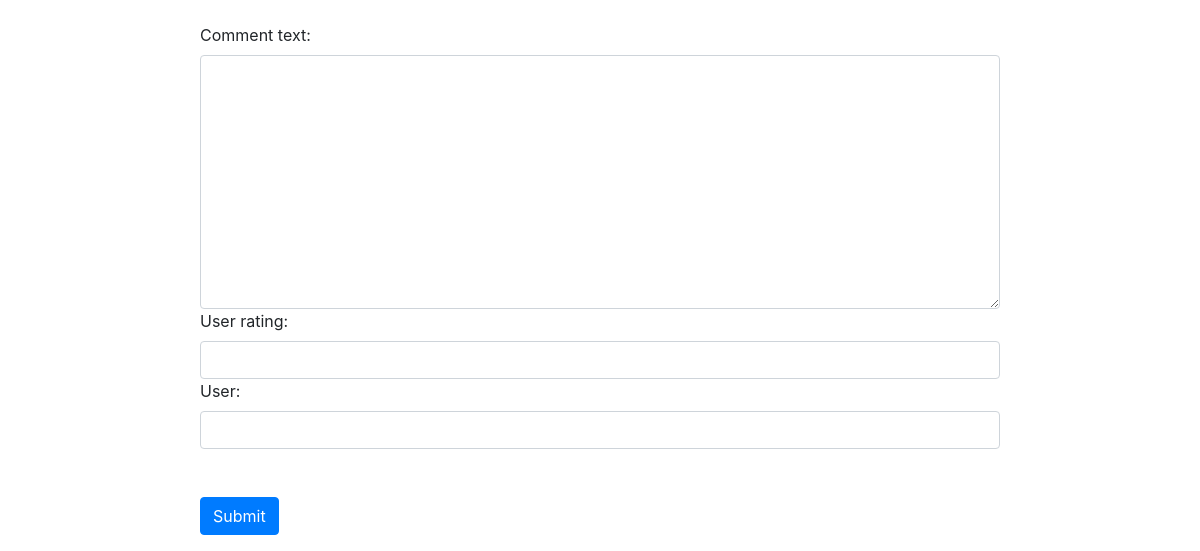
The app's page /myapp/detail/8 (lower part), older data.
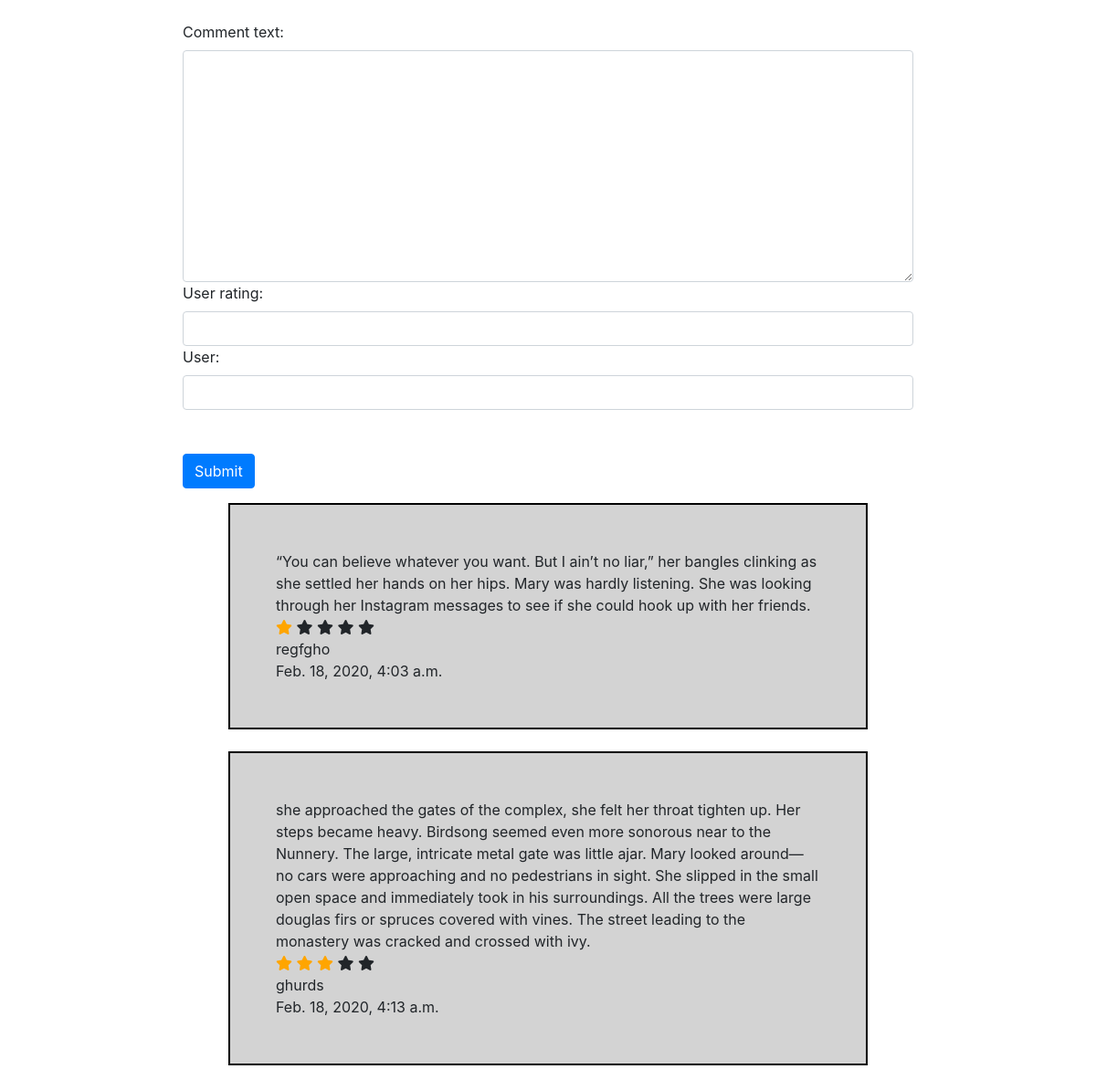
The same page, newer data.
### myapp/models.py (models this page shows, shortened)
class Comment(models.Model):
    comment_text = models.TextField()
    user_rating = models.IntegerField(default=0)
    created_on = models.DateTimeField(auto_now_add=True)
    user = models.CharField(max_length=100)
    blog = models.ForeignKey(Blog, on_delete=models.CASCADE)

### myapp/views.py (the view)
# urls.py: path('detail/<int:blog_id>', views.detail, name='detail'),
def detail(request, blog_id):
    context = {}
    if request.method == 'POST':
        form = CommentForm(request.POST)
        if form.is_valid():
            form.save(blog_id)
        else:
            context['error_message'] = "You didn't insert some input."
    else:
        form = CommentForm()
    blog = get_object_or_404(Blog, pk=blog_id)
    context['blog'] = blog
    context['form'] = form
    context['star_num'] = range(5)
    return render(request, 'myapp/detail.html', context)

### myapp/forms.py (shortened to what this page needs)
class CommentForm(forms.Form):
    comment_text = forms.CharField(widget=forms.Textarea())
    user_rating = forms.IntegerField(widget=Stars)
    user = forms.CharField()

### myapp/templates/myapp/detail.html (shortened to what this page needs)
<head>
  <link rel="stylesheet" href="https://maxcdn.bootstrapcdn.com/bootstrap/4.0.0-beta/css/bootstrap.min.css">
  <link rel="stylesheet" href="https://cdnjs.cloudflare.com/ajax/libs/font-awesome/4.7.0/css/font-awesome.min.css">
</head>
{% load widget_tweaks %}
{% block content %}
<div class="blog">
    <a href="{% url 'index'%}">back<a>
</div></br>
    <form method="post">
        {% for field in form.visible_fields %}
        <div class="form-group">
            {{ field.label_tag }}
            {% if form.is_bound %}
                {% if field.errors %}
                    {% render_field field class="form-control is-invalid" %}
                    {% for error in field.errors %}
                    <div class="invalid-feedback">
                        {{ error }}
                    </div>
                    {% endfor %}
                {% else %}
                    {% render_field field class="form-control is-valid" %}
                {% endif %}
            {% else %}
                {% render_field field class="form-control" %}
            {% endif %}
        {% endfor %}</br>
        </br><button type="submit" class="btn btn-primary">Submit</button>
        </div>
    </form>
    {% for comment in blog.comment_set.all %}
        <div class="comment">
            {{ comment.comment_text }}</br>
            {% for star in star_num %}
                <span class="fa fa-star {% if star < comment.user_rating %}checked{% endif %}"></span>
            {% endfor %}</br>
            {{ comment.user }}</br>
            {{ comment.created_on }}
        </div></br>
    {% endfor %}
{% endblock %}

Row changes from the older to the newer data that the page shows:
added Comment: comment_text "“You can believe whatever you want. But I ain’t no liar,” her bangles clinking as she settled her hands on her hips. Mary was hardly listening. She was looking through her Instagram messages to see if she could hook up with her friends.", user_rating 1 (drawn), user "regfgho", created_on "Feb. 18, 2020, 4:03 a.m."
added Comment: comment_text "she approached the gates of the complex, she felt her throat tighten up. Her steps became heavy. Birdsong seemed even more sonorous near to the Nunnery. The large, intricate metal gate was little ajar. Mary looked around—no cars were approaching and no pedestrians in sight. She slipped in the small open space and immediately took in his surroundings. All the trees were large douglas firs or spruces covered with vines. The street leading to the monastery was cracked and crossed with ivy.", user_rating 3 (drawn), user "ghurds", created_on "Feb. 18, 2020, 4:13 a.m."
